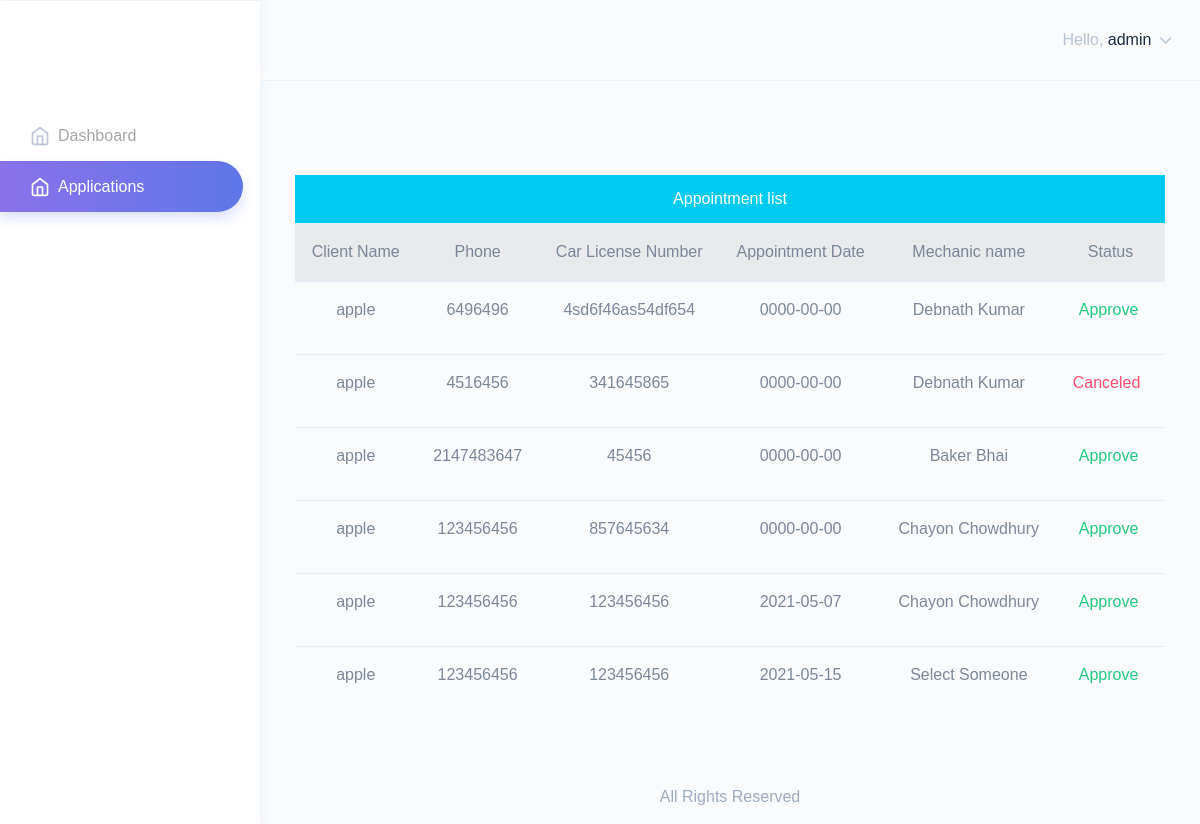
Page /admin/applications.php (signed in) on the committed database.
### tables this page shows
CREATE TABLE `applications` (
  `id` int(11) NOT NULL,
  `u_id` int(11) NOT NULL,
  `mechanics_name` varchar(50) NOT NULL,
  `user_name` varchar(50) NOT NULL,
  `phone` int(14) NOT NULL,
  `address` text NOT NULL,
  `license_number` varchar(25) NOT NULL,
  `engine_number` varchar(25) NOT NULL,
  `appointment_date` date NOT NULL,
  `status` tinyint(4) NOT NULL
);

### admin/applications.php (the view)
<?php require_once 'inc/header.php' ?>
<?php require_once 'inc/nav.php' ?>
<?php require_once 'inc/sidebar.php' ?>
<div class="body">
    <div class="card-header text-center bg-cyan text-white">
        <strong>Appointment list</strong>
    </div>
    <div class="table-responsive">
        <div class="inbox-body">
            <form method="post">
                <table class="table">
                    <thead class="bg-light">
                    <tr>
                        <th class="text-center">Client Name</th>
                        <th class="text-center">Phone</th>
                        <th class="text-center">Car License Number</th>
                        <th class="text-center">Appointment Date</th>
                        <th class="text-center">Mechanic name</th>
                        <th class="text-center">Status</th>
                    </tr>
                    </thead>
                    <tbody>
                    <tr >
                        <?php
                        global $con;
                        $sql = mysqli_query($con,"SELECT * FROM `applications` WHERE status!=0");
                        while ($row = mysqli_fetch_assoc($sql))
                        {
                        ?>
                        <td class="text-center"><?php echo $row['user_name']; ?></td>
                        <td class="text-center"><?php echo $row['phone']; ?></td>
                        <td class="text-center"><?php echo $row['license_number']; ?></td>
                        <td class="text-center"><?php echo $row['appointment_date']; ?></td>
                        <td class="text-center"><?php echo $row['mechanics_name']; ?></td>
                        <td class="text-center">
                            <?php
                            if($row['status']=='1')
                            {
                                echo " <p class='text-success mr-1'>Approve</p>";
                            }
                            if($row['status']=='2')
                            {
                                echo " <p class='text-danger mr-2'>Canceled";
                            }
                            ?>
                        </td>
                    </tr>
                    <?php
                    }
                    ?>
                    </tbody>
                </table>
            </form>
        </div>
    </div>
</div>
<?php require_once 'inc/footer.php' ?>

### rows in the picture
applications: user_name "apple", phone "6496496", license_number "4sd6f46as54df654", appointment_date "0000-00-00", mechanics_name "Debnath Kumar", status "Approve"
applications: user_name "apple", phone "4516456", license_number "341645865", appointment_date "0000-00-00", mechanics_name "Debnath Kumar", status "Canceled"
applications: user_name "apple", phone "2147483647", license_number "45456", appointment_date "0000-00-00", mechanics_name "Baker Bhai", status "Approve"
applications: user_name "apple", phone "123456456", license_number "857645634", appointment_date "0000-00-00", mechanics_name "Chayon Chowdhury", status "Approve"
applications: user_name "apple", phone "123456456", license_number "123456456", appointment_date "2021-05-07", mechanics_name "Chayon Chowdhury", status "Approve"
applications: user_name "apple", phone "123456456", license_number "123456456", appointment_date "2021-05-15", mechanics_name "Select Someone", status "Approve"

### other values in the picture
$_SESSION['ADMIN_USERNAME'] "admin"
